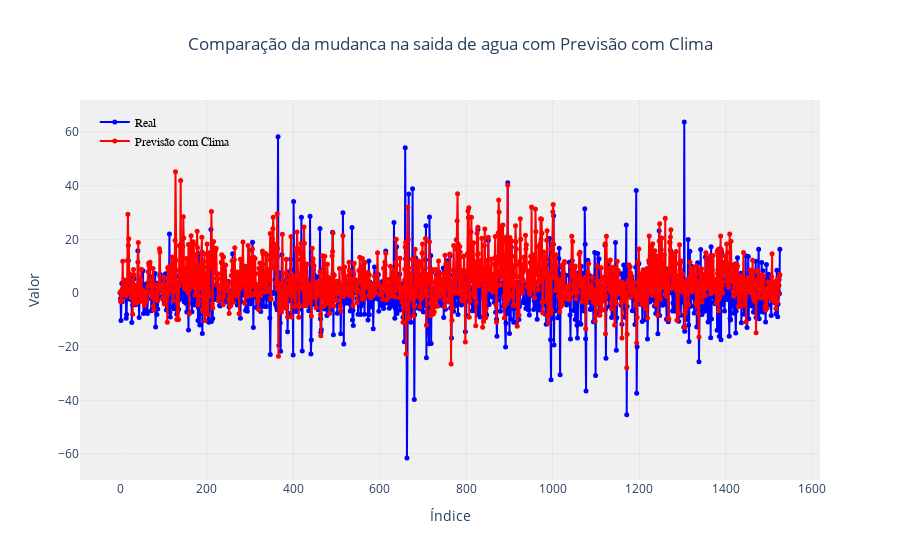
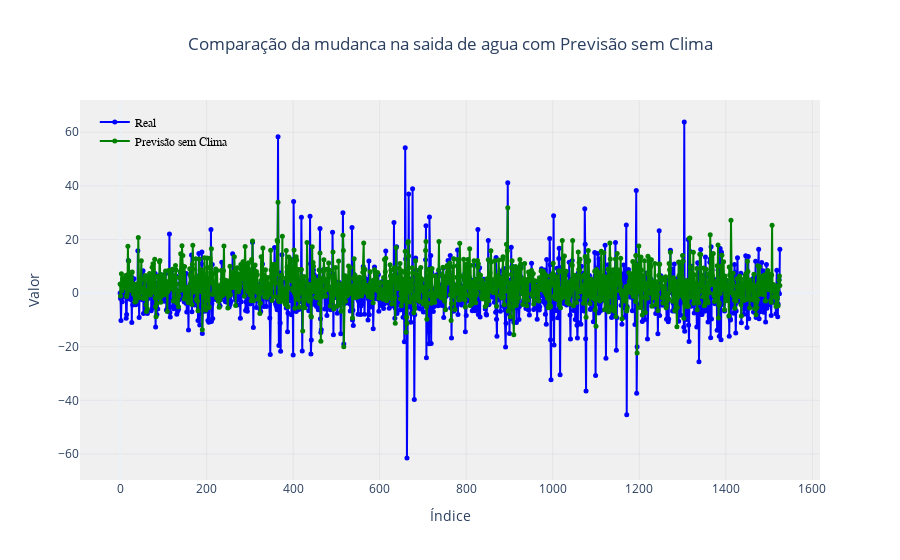

Source (notebook cell) for these figures, in order:
### Code cell
plot_comparison_with_weather(df)
plot_comparison_no_weather(df)

### Figure 1 — Plotly figure (JSON) as saved in the notebook; plotly's stock layout.template omitted (floating-point values rounded to 4 significant figures; data arrays with more than 128 entries replaced by an {"elided": "..."} marker saying what was removed)
{"data": [{"line": {"color": "blue", "width": 2}, "marker": {"size": 5, "symbol": "circle"}, "mode": "lines+markers", "name": "Real", "type": "scatter", "x": {"elided": "1526 int values"}, "y": {"elided": "1526 float values"}}, {"line": {"color": "red", "width": 2}, "marker": {"size": 5, "symbol": "circle"}, "mode": "lines+markers", "name": "Previsão com Clima", "type": "scatter", "x": {"elided": "1526 int values"}, "y": {"elided": "1526 float values"}}], "layout": {"legend": {"bgcolor": "rgba(0,0,0,0)", "bordercolor": "rgba(0,0,0,0)", "font": {"color": "black", "family": "sans-serif", "size": 12}, "traceorder": "normal", "x": 0.02, "y": 0.98}, "plot_bgcolor": "rgb(240,240,240)", "title": {"text": "Comparação da mudanca na saida de agua com Previsão com Clima", "x": 0.5, "xanchor": "center"}, "xaxis": {"gridcolor": "rgba(0.05,0.05,0.05,0.05)", "title": {"text": "Índice"}}, "yaxis": {"gridcolor": "rgba(0.05,0.05,0.5,0.05)", "title": {"text": "Valor"}}}}

### Figure 2 — Plotly figure (JSON) as saved in the notebook; plotly's stock layout.template omitted (floating-point values rounded to 4 significant figures; data arrays with more than 128 entries replaced by an {"elided": "..."} marker saying what was removed)
{"data": [{"line": {"color": "blue", "width": 2}, "marker": {"size": 5, "symbol": "circle"}, "mode": "lines+markers", "name": "Real", "type": "scatter", "x": {"elided": "1526 int values"}, "y": {"elided": "1526 float values"}}, {"line": {"color": "green", "width": 2}, "marker": {"size": 5, "symbol": "circle"}, "mode": "lines+markers", "name": "Previsão sem Clima", "type": "scatter", "x": {"elided": "1526 int values"}, "y": {"elided": "1526 float values"}}], "layout": {"legend": {"bgcolor": "rgba(0,0,0,0)", "bordercolor": "rgba(0,0,0,0)", "font": {"color": "black", "family": "sans-serif", "size": 12}, "traceorder": "normal", "x": 0.02, "y": 0.98}, "plot_bgcolor": "rgb(240,240,240)", "title": {"text": "Comparação da mudanca na saida de agua com Previsão sem Clima", "x": 0.5, "xanchor": "center"}, "xaxis": {"gridcolor": "rgba(0.05,0.05,0.05,0.05)", "title": {"text": "Índice"}}, "yaxis": {"gridcolor": "rgba(0.05,0.05,0.5,0.05)", "title": {"text": "Valor"}}}}
